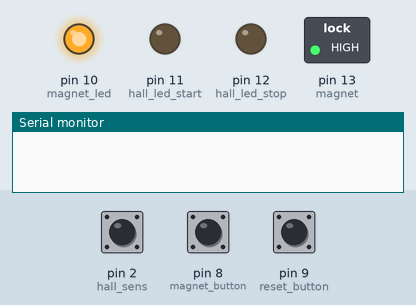
This sketch was run on a simulated Arduino Uno, built with avr-gcc and run on an emulated ATmega328P. Shown: switched loads named in the sketch (green lamp = pin HIGH), output pins drawn as LEDs (lit = HIGH), the last lines printed to the serial monitor. Inputs (shaded band) come from the test bench; at power-on: pin 8 (magnet_button) LOW, pin 2 (hall_sens) HIGH, pin 9 (reset_button) LOW.

Above: at 1.2 s.
1.3 s: pin 8 (magnet_button) pulled HIGH for 0.15 s
At 2.5 s:
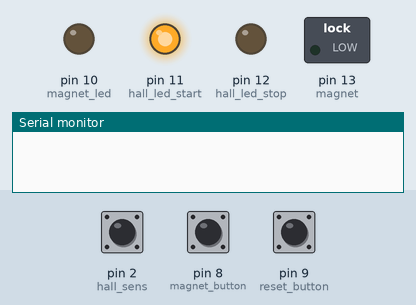
2.9 s: pin 2 (hall_sens) pulsed LOW 2 times (0.12 s each, 0.3 s apart)
At 3.9 s:
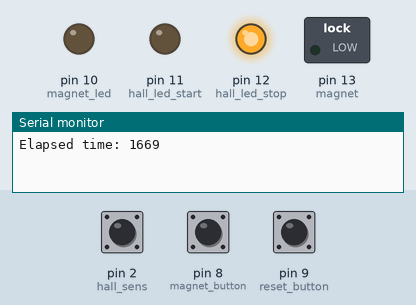
Timing chart, 0 to 5.9 s (numbered marks = the images above; inputs shaded):
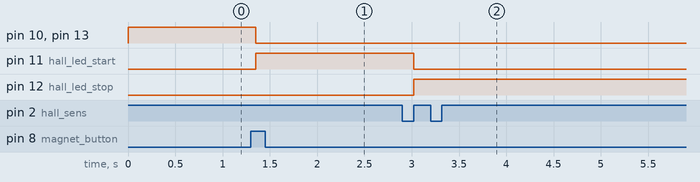

Measured:
- after the input at 1.3 s, pin 10 (magnet_led), pin 13 (magnet): HIGH → LOW after 0.05 s; pin 11 (hall_led_start): LOW → HIGH after 0.05 s
- after the input at 2.9 s, pin 11 (hall_led_start): HIGH → LOW after 0.12 s; pin 12 (hall_led_stop): LOW → HIGH after 0.12 s

The sketch:

test_magnet_hall_button.ino
```cpp
#define hall_sens 2

#define magnet_button 8
#define reset_button 9

#define magnet_led 10
#define hall_led_start 11
#define hall_led_stop 12

#define magnet 13

int program_execution_state = 0;
bool show_results = HIGH;

bool magnet_state = HIGH;         // the current state of the output pin
bool magnet_button_reading;
bool magnet_button_state;             // the current reading from the input pin
bool last_magnet_button_state = LOW;   // the previous reading from the input pin

unsigned long debounce_delay = 50;    // the debounce time; increase if the output flickers
unsigned long last_debounce_time_magnet = 0;  // the last time the output pin was toggled

bool reset_button_reading;
bool reset_button_state;             // the current reading from the input pin
bool last_reset_button_state = LOW;   // the previous reading from the input pin

unsigned long last_debounce_time_reset = 0;  // the last time the output pin was toggled

volatile byte hall_led_start_state = LOW;
volatile byte hall_led_stop_state = LOW;

unsigned long test_time_start = 0;
volatile unsigned long test_time_end = 0;
unsigned long test_elapsed_time = 0;

void setup() {
  Serial.begin(115200);

  pinMode(hall_led_start, OUTPUT);
  pinMode(hall_led_stop, OUTPUT);
  pinMode(hall_sens, INPUT_PULLUP);

  //attachInterrupt(digitalPinToInterrupt(hall_sens), stop_test_ISR, RISING);
  pinMode(reset_button, INPUT);
  pinMode(magnet_button, INPUT);
  pinMode(magnet_led, OUTPUT);
  pinMode(magnet, OUTPUT);

  digitalWrite(magnet_led, magnet_state);
  digitalWrite(magnet, magnet_state);
}

void loop() {
  if (program_execution_state == 0){
    magnet_button_reading = digitalRead(magnet_button);
    if (magnet_button_reading != last_magnet_button_state){
      // reset the debouncing timer
      last_debounce_time_magnet = millis();
    }

    if ((millis() - last_debounce_time_magnet) > debounce_delay){
      if (magnet_button_reading != magnet_button_state){
        magnet_button_state = magnet_button_reading;

        // only toggle if the new button state is HIGH
        if (magnet_button_state == HIGH){
          magnet_state = !magnet_state;
          program_execution_state = 1;
          test_time_start = millis();
          hall_led_start_state = HIGH;
        }
      }
    }
    // save the reading. Next time through the loop, it'll be the lastButtonState:
    last_magnet_button_state = magnet_button_reading;
  }
  else if (program_execution_state == 1){
    attachInterrupt(digitalPinToInterrupt(hall_sens), stop_test_ISR, RISING);
  }
  else if (program_execution_state == 2){
    //print results and wait for reset
    test_elapsed_time = test_time_end - test_time_start;
    if (show_results){
      Serial.println("Elapsed time: " + String(test_elapsed_time));
      show_results = LOW;
    }

    reset_button_reading = digitalRead(reset_button);
    if (reset_button_reading != last_reset_button_state){
      // reset the debouncing timer
      last_debounce_time_reset = millis();
    }

    if ((millis() - last_debounce_time_reset) > debounce_delay){
      if (reset_button_reading != reset_button_state){
        reset_button_state = reset_button_reading;

        // only toggle if the new button state is HIGH
        if (reset_button_state == HIGH){
          magnet_state = HIGH;
          hall_led_start_state = LOW;
          hall_led_stop_state = LOW;
          show_results = HIGH;
          program_execution_state = 0;
        }
      }
    }
    // save the reading. Next time through the loop, it'll be the lastButtonState:
    last_reset_button_state = reset_button_reading;
  }
  digitalWrite(magnet_led, magnet_state);
  digitalWrite(magnet, magnet_state);
  digitalWrite(hall_led_start, hall_led_start_state);
  digitalWrite(hall_led_stop, hall_led_stop_state);
}
```

stop_test_ISR.ino
```cpp
void stop_test_ISR() {
  test_time_end = millis();
  hall_led_start_state = LOW;
  hall_led_stop_state = HIGH;
  program_execution_state = 2;
}
```
